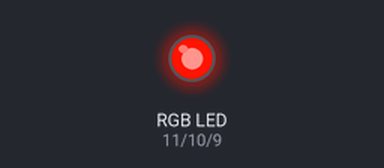
A sketch run on a simulated Arduino Uno, built with avr-gcc and run on an emulated ATmega328P. On the bench: an RGB LED mixed from three pins (HIGH = lit).

Above: at 0.1 s.
Timing chart, 0 to 1.6 s (numbered marks = the images above):
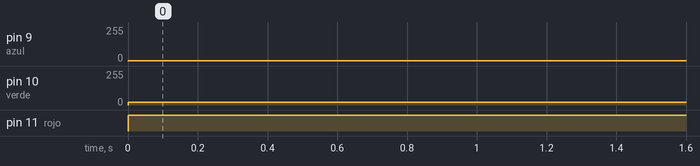

The sketch:

ledRGB.ino
```cpp
int rojo = 11;  // Se define el pin de salida para el LED rojo en el pin 11.
int verde = 10; // Se define el pin de salida para el LED verde en el pin 10.
int azul = 9;   // Se define el pin de salida para el LED azul en el pin 9.

void setup() {
  // Esta función se ejecuta una vez al inicio del programa.

  pinMode(rojo, OUTPUT);  // Se configura el pin rojo como salida.
  pinMode(verde, OUTPUT); // Se configura el pin verde como salida.
  pinMode(azul, OUTPUT);  // Se configura el pin azul como salida.
}

void loop() {
  // Esta función se ejecuta repetidamente después de la función setup.

  /* Este bloque de código está comentado y no se ejecuta.
     En caso de estar activado, ajustaría los pines con PWM para los colores a su valor máximo (255),
     lo que haría que el LED se encienda a su máxima intensidad para todos los colores.
     Luego, espera 2 segundos (2000 milisegundos).
  analogWrite(rojo, 255);
  analogWrite(azul, 255);
  analogWrite(verde, 255);
  delay(2000); */

  // Configura el LED para un color específico usando PWM (modulación de ancho de pulso).
  // El valor 255 representa la intensidad máxima, mientras que 2 y 20 son valores bajos de intensidad.
  analogWrite(rojo, 255); // Enciende el LED rojo al máximo brillo (255).
  analogWrite(azul, 2);   // Enciende el LED azul con un brillo bajo (2).
  analogWrite(verde, 20); // Enciende el LED verde con un brillo bajo (20).
  delay(2000);            // Pausa la ejecución durante 2 segundos (2000 milisegundos).

  /* Los bloques siguientes están comentados y no se ejecutan.
     Si estuvieran activos, usarían digitalWrite() para controlar el encendido/apagado de los LEDs.
     Los valores en digitalWrite son 0 (apagado) o 1 (encendido).
  digitalWrite(rojo, 105);   // Apaga o enciende el LED rojo según el valor (0 o 1).
  digitalWrite(azul, 0);    // Apaga el LED azul (0).
  digitalWrite(verde, 0);   // Apaga el LED verde (0).
  delay(2000);               // Pausa de 2 segundos.

  digitalWrite(rojo, 200);  // Enciende parcialmente el LED rojo (valor de intensidad 200).
  digitalWrite(azul, 1);    // Enciende el LED azul (valor de intensidad 1).
  digitalWrite(verde, 100); // Enciende parcialmente el LED verde (valor de intensidad 100).
  delay(2000);              // Pausa de 2 segundos. */

}
```

Measured:
- by itself, pin 9 (azul): 0/255 → 2/255 at 0.00 s
- by itself, pin 10 (verde): 0/255 → 20/255 at 0.00 s
- by itself, pin 11 (rojo): LOW → HIGH at 0.00 s
